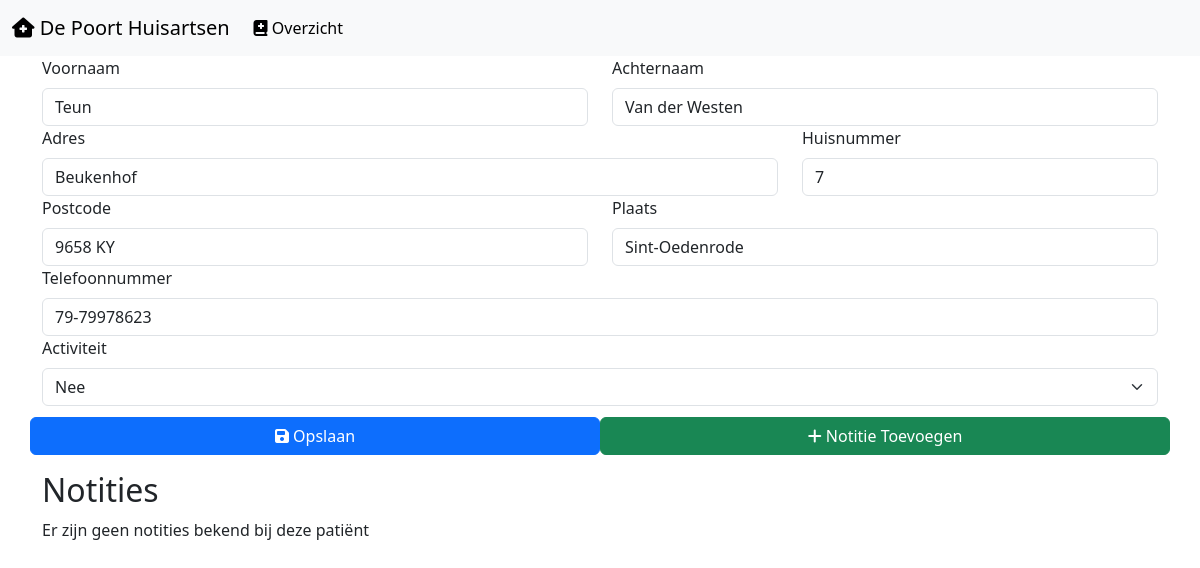
Page /patientgegevens.php?patient_id=7 on the committed database.
### tables this page shows
CREATE TABLE `patient` (
  `patient_id` int(5) NOT NULL,
  `voor_naam` varchar(100) NOT NULL,
  `achter_naam` varchar(255) NOT NULL,
  `adres` varchar(150) NOT NULL,
  `huisnummer` varchar(4) NOT NULL,
  `postcode` varchar(30) NOT NULL,
  `plaats` varchar(255) NOT NULL,
  `telefoonnummer` varchar(100) NOT NULL,
  `actief` tinyint(1) NOT NULL
);

### connection.php (called while the page is built, shortened)
<?php
function notities($dbh, $id){
      $notitie = array();
      $notitiequery = $dbh->prepare("SELECT notitie.datum, notitie.onderwerp, notitie.tekst FROM patient
      INNER JOIN patient_has_notitie
      ON patient_has_notitie.patient_patient_id = patient.patient_id
      INNER JOIN notitie
      ON notitie.notitie_id = patient_has_notitie.notitie_notitie_id WHERE patient_id= $id ORDER BY datum");
      $notitiequery->execute();
      return $notitie;
}

### patientgegevens.php (the view, shortened to what this page needs)
<?php
require_once("./connection.php");
$dbh = dbcon();
?>
<html lang="nl">
<head>
  <link rel="stylesheet" href="./reset.css">
  <link href="https://cdn.jsdelivr.net/npm/bootstrap@5.3.2/dist/css/bootstrap.min.css" rel="stylesheet">
  <link rel="stylesheet" href="./style.css">
</head>
<body>
<nav class="navbar navbar-expand-lg bg-body-tertiary">
  <div class="container-fluid">
    <a class="navbar-brand" href="index.php"><i class="fa-solid fa-house-medical" style="color: #000000;"></i> De Poort Huisartsen</a>
    <div class="collapse navbar-collapse" id="navbarNav">
      <ul class="navbar-nav">
      <li class="nav-item">
          <a class="nav-link active" href="index.php"><i class="fa-solid fa-book-medical" style="color: #000000;"></i> Overzicht</a>
        </li>
      </ul>
  </div>
</nav>
<?php
    if(isset($_GET['patient_id']))
        {
            $patient_id = $_GET['patient_id'];
            $query = "SELECT * FROM patient WHERE patient_id=:patient_id";
            $statement = $dbh->prepare($query);
            $data = [':patient_id' => $patient_id];
            $statement->execute($data);
            $result = $statement->fetch(PDO::FETCH_ASSOC);
                        }
                        ?>
<div class="container">
<form action='addfunctions.php' method="POST" enctype="multipart/form-data">
  <div class="row">
            <div class="col-md-6">
                <label for="voor_naam" class="form-label">Voornaam</label>
                <input type="text" class="form-control" id="voor_naam" name="voor_naam" value="<?=$result['voor_naam']?>"  />
            </div>
            <div class="col-md-6">
                <label for="achter_naam" class="form-label">Achternaam</label>
                <input type="text" class="form-control" id="achter_naam" name="achter_naam" value="<?=$result['achter_naam']?>" />
            </div>
            <div class="col-md-8">
                <label for="adres" class="form-label">Adres</label>
                <input type="text" class="form-control" id="adres" name="adres" value="<?=$result['adres']?>" />
            </div>
            <div class="col-md-4">
              <label for="huisnummer" class="form-label">Huisnummer</label>
              <input type="text" class="form-control" id="huisnummer" name="huisnummer" value="<?=$result['huisnummer']?>" />
            </div>
            <div class="col-md-6">
                <label for="postcode" class="form-label">Postcode</label>
                <input type="text" class="form-control" id="postcode" name="postcode" value="<?=$result['postcode']?>" />
            </div>
            <div class="col-md-6">
                <label for="plaats" class="form-label">Plaats</label>
                <input type="text" class="form-control" id="plaats" name="plaats" value="<?=$result['plaats']?>" />
            </div>
            <div class="col-md-12">
                <label for="telefoonnummer" class="form-label">Telefoonnummer</label>
                <input type="text" class="form-control" id="telefoonnummer" name="telefoonnummer" value="<?=$result['telefoonnummer']?>" />
            </div>
            <div class="col-md-12">
                <label for="actief" class="form-label">Activiteit</label>
                <select name="actief" id="actief" class="form-select">
                  <?php
                  if($result['actief'] == 1){
                    echo "<option value=".$result['actief']." selected>Ja</option>";
                    echo "<option value='0'>Nee</option>";
                  }
                  else{
                    echo "<option value=".$result['actief']." selected>Nee</option>";
                  }
                  ?>
                </select>
              </div>
        <button type="submit" name="update_button" class="btn btn-primary topgap2 col-md-6"><i class="fa-solid fa-floppy-disk" style="color: #ffffff;"></i> Opslaan</button>
        <button type="button" class='btn btn-success topgap2 col-md-6' data-bs-toggle="modal" data-bs-target="#exampleModal"><i class="fa-solid fa-plus" style="color: #ffffff;"></i> Notitie Toevoegen</button></a>
    </form>
  </div>
<div class="container mt-3">
  <h2>Notities</h2>
  <?php
  $notitie = notities($dbh, $patient_id);
 if(!$notitie){
  echo "Er zijn geen notities bekend bij deze patiënt";
 }
  ?>
  </div>
</body>
</html>

### style.css (style rules this page uses)
.topgap2 { margin-top: 1%; }

### rows in the picture
patient: voor_naam "Teun", achter_naam "Van der Westen", adres "Beukenhof", huisnummer "7", postcode "9658 KY", plaats "Sint-Oedenrode", telefoonnummer "79-79978623", actief "Nee"
